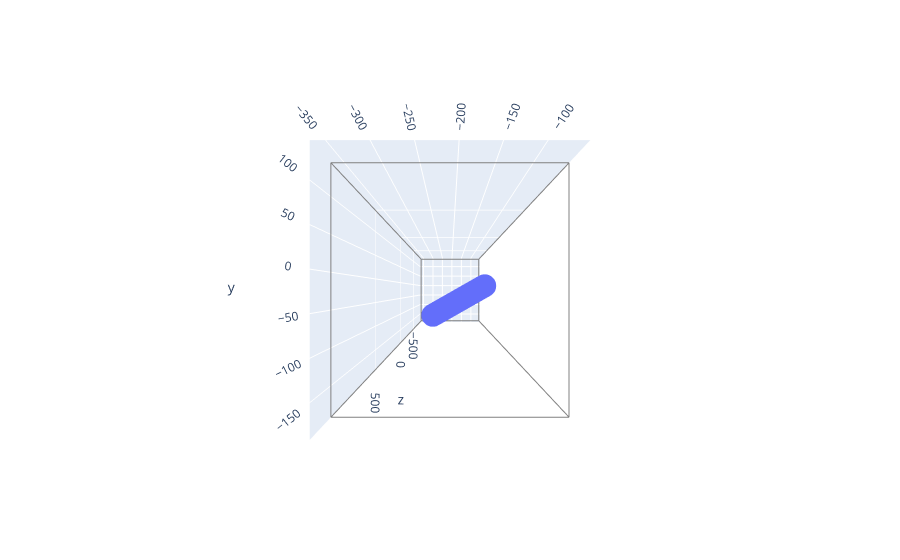

Source (notebook cell):
### Code cell
#Generating one flash-match pair of qcluster and flash
pair = generator.make_flashmatch_inputs(1)

# Plot a flash 
print('Flash (PMT v.s. PE)')
truth_flash = pair.flash_v[0]
plt.plot(np.arange(truth_flash.pe_v.shape[0]),truth_flash.pe_v.cpu().numpy(),marker='*',markersize=4)
plt.show()

# Visualize a Track
print('Trajectory 3D points')
qc = pair.qcluster_v[0]
pts=qc.qpt_v.cpu().numpy()
trace=go.Scatter3d(x=pts[:,0],y=pts[:,1],z=pts[:,2], showlegend=False)
fig=go.Figure()
fig.update_layout(
    scene=dict(
        aspectmode="data",
        camera=dict(up=dict(x=0, y=1, z=0),
                    center=dict(x=0, y=0, z=-1),
                    eye=dict(x=0.0, y=0, z=2.5)
                    )
    )
)
fig.add_trace(trace)
fig.add_traces(create_box_outline('grey'))
fig.show()

### Figure 1 — Plotly figure (JSON) as saved in the notebook; plotly's stock layout.template omitted (floating-point values rounded to 4 significant figures; data arrays with more than 128 entries replaced by an {"elided": "..."} marker saying what was removed)
{"data": [{"showlegend": false, "type": "scatter3d", "x": {"elided": "1336 float values"}, "y": {"elided": "1336 float values"}, "z": {"elided": "1336 float values"}}, {"line": {"color": "grey", "width": 2}, "mode": "lines", "showlegend": false, "type": "scatter3d", "x": [-358.5, -61.94], "y": [-181.9, -181.9], "z": [-895.0, -895.0]}, {"line": {"color": "grey", "width": 2}, "mode": "lines", "showlegend": false, "type": "scatter3d", "x": [-61.94, -61.94], "y": [-181.9, 135.0], "z": [-895.0, -895.0]}, {"line": {"color": "grey", "width": 2}, "mode": "lines", "showlegend": false, "type": "scatter3d", "x": [-61.94, -358.5], "y": [135.0, 135.0], "z": [-895.0, -895.0]}, {"line": {"color": "grey", "width": 2}, "mode": "lines", "showlegend": false, "type": "scatter3d", "x": [-358.5, -358.5], "y": [135.0, -181.9], "z": [-895.0, -895.0]}, {"line": {"color": "grey", "width": 2}, "mode": "lines", "showlegend": false, "type": "scatter3d", "x": [-358.5, -61.94], "y": [-181.9, -181.9], "z": [895.0, 895.0]}, {"line": {"color": "grey", "width": 2}, "mode": "lines", "showlegend": false, "type": "scatter3d", "x": [-61.94, -61.94], "y": [-181.9, 135.0], "z": [895.0, 895.0]}, {"line": {"color": "grey", "width": 2}, "mode": "lines", "showlegend": false, "type": "scatter3d", "x": [-61.94, -358.5], "y": [135.0, 135.0], "z": [895.0, 895.0]}, {"line": {"color": "grey", "width": 2}, "mode": "lines", "showlegend": false, "type": "scatter3d", "x": [-358.5, -358.5], "y": [135.0, -181.9], "z": [895.0, 895.0]}, {"line": {"color": "grey", "width": 2}, "mode": "lines", "showlegend": false, "type": "scatter3d", "x": [-358.5, -358.5], "y": [-181.9, -181.9], "z": [-895.0, 895.0]}, {"line": {"color": "grey", "width": 2}, "mode": "lines", "showlegend": false, "type": "scatter3d", "x": [-61.94, -61.94], "y": [-181.9, -181.9], "z": [-895.0, 895.0]}, {"line": {"color": "grey", "width": 2}, "mode": "lines", "showlegend": false, "type": "scatter3d", "x": [-358.5, -358.5], "y": [135.0, 135.0], "z": [-895.0, 895.0]}, {"line": {"color": "grey", "width": 2}, "mode": "lines", "showlegend": false, "type": "scatter3d", "x": [-61.94, -61.94], "y": [135.0, 135.0], "z": [-895.0, 895.0]}], "layout": {"scene": {"aspectmode": "data", "camera": {"center": {"x": 0, "y": 0, "z": -1}, "eye": {"x": 0, "y": 0, "z": 2.5}, "up": {"x": 0, "y": 1, "z": 0}}}}}
